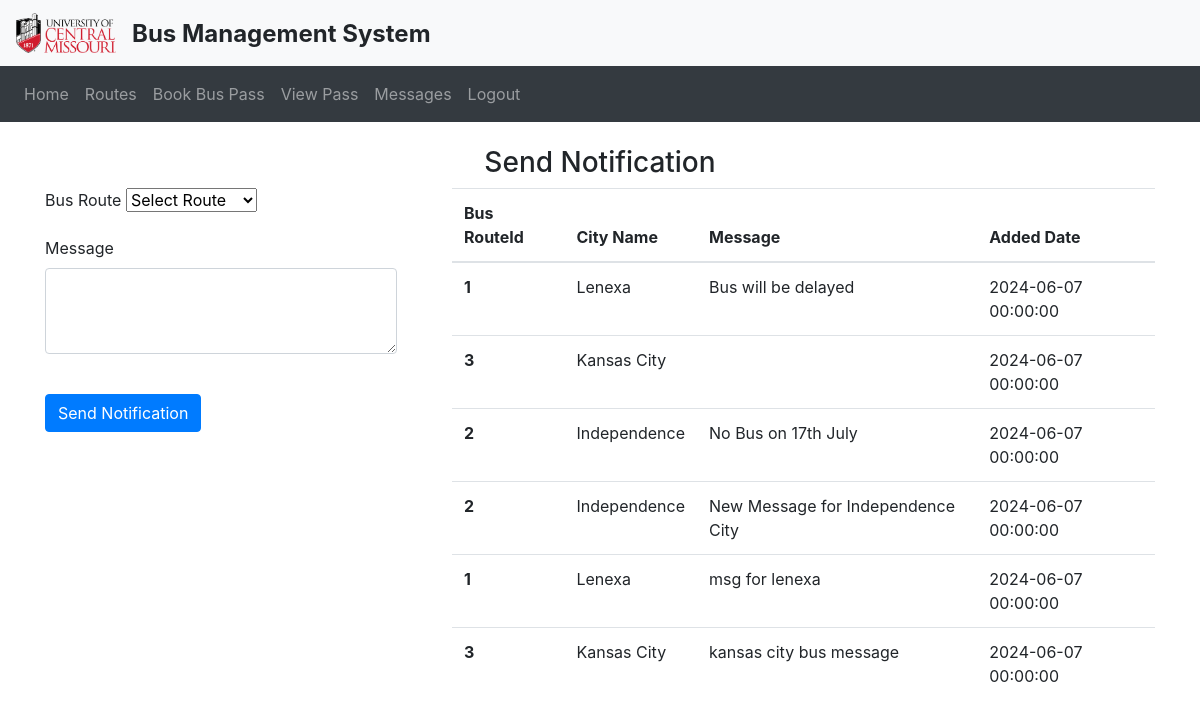
Page /addnotification (signed in) on the earlier database version.
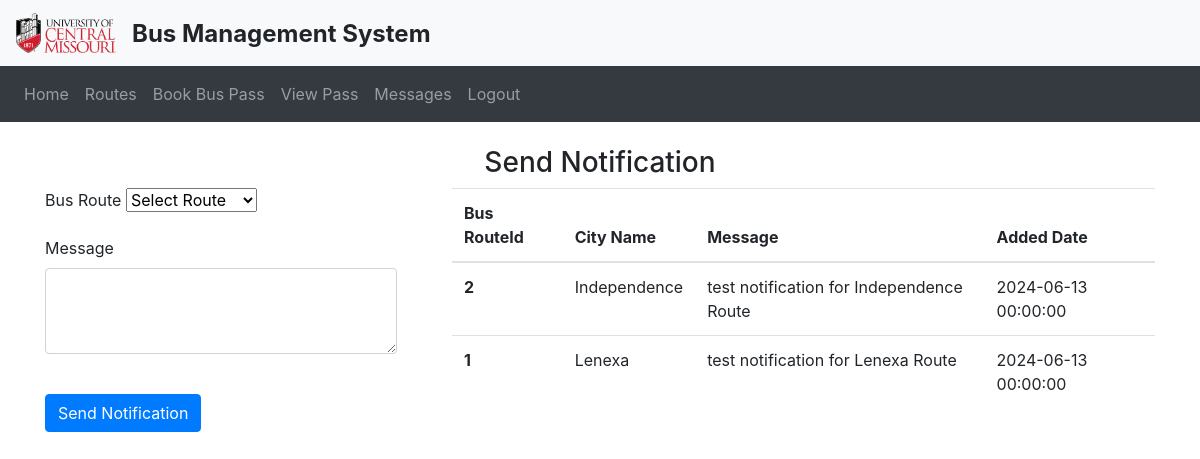
Same page on the later database version.
### website/models.py (models this page shows)
class Notification(db.Model):
    id = db.Column(db.Integer, primary_key=True)
    message = db.Column(db.String(150))
    busrouteid = db.Column(db.Integer, db.ForeignKey('busroute.id'))
    addeddate = db.Column(db.DateTime)

class Busroute(db.Model):
    id = db.Column(db.Integer, primary_key=True)
    cityname = db.Column(db.String(150))
    price = db.Column(db.Integer)

### website/views.py (the view, shortened to what this page needs)
@views.route('/addnotification', methods=['GET','POST'])
@login_required
def addnotifications():
    routes = Busroute.query.all()
    notifications = Notification.query.all()
    routeDico = {}
    for route in routes:
        routeDico[route.id] = route.cityname
    return render_template('addnotification.html', user=current_user, routes = routes, notifications = notifications, routeDico = routeDico)

### website/__init__.py (called while the page is built)
def create_app():
    app = Flask(__name__)
    app.config['SECRET_KEY'] = 'SANDEEP'
    app.config['SQLALCHEMY_DATABASE_URI'] =\
        'sqlite:///' + path.join(basedir, 'database.db')
    db.init_app(app)
    from .views import views
    from .auth import auth
    app.register_blueprint(views, url_prefix='/')
    app.register_blueprint(auth, url_prefix='/')
    from .models import User
    login_manager = LoginManager(app)
    login_manager.login_view = 'auth.login' # type: ignore
    login_manager.init_app(app)
    @login_manager.user_loader
    def load_user(id):
        return User.query.get(int(id))
    with app.app_context():
        create_database()
    return app

### website/templates/addnotification.html (shortened to what this page needs)
{% extends 'base.html' %}
{% block content %}
<form method="POST">
    <h3 align="center">Send Notification</h3>
    <div style="display:flex;gap:5%">
        <div style="width: 50%;">
            <div class="form-group">
                <label for="destination">Bus Route</label>
                <select id="destination" name="destination" class="form-select" aria-label="Default select example">
                  <option selected value="0">Select Route</option>
                </select>
            </div>
            <div class="form-group">
              <label for="message">Message</label>
              <textarea
                class="form-control"
                id="message"
                name="message"
                rows="3">
              </textarea>
            </div>
            <br />
            <button type="submit" class="btn btn-primary">Send Notification</button>
        </div>
        <div style="width: 100%;">
            <table class="table">
                <thead>
                  <tr>
                    <th scope="col">Bus RouteId</th>
                    <th scope="col">City Name</th>
                    <th scope="col">Message</th>
                    <th scope="col">Added Date</th>
                  </tr>
                </thead>
                <tbody>
                  {% for notification in notifications %}
                  <tr>
                    <th scope="row">{{notification.busrouteid}}</th>
                    <td>{{routeDico[notification.busrouteid]}}</td>
                    <td>{{notification.message}}</td>
                    <td>{{notification.addeddate}}</td>
                  </tr>
                  {% endfor %}
                </tbody>
            </table>
        </div>
    </div>
  </form>
{% endblock %}

Differences in the rows shown:
removed Notification: busrouteid "1", busrouteid.cityname "Lenexa", message "Bus will be delayed", addeddate "2024-06-07 00:00:00"
removed Notification: busrouteid "3", busrouteid.cityname "Kansas City", addeddate "2024-06-07 00:00:00"
removed Notification: busrouteid "2", busrouteid.cityname "Independence", message "No Bus on 17th July", addeddate "2024-06-07 00:00:00"
removed Notification: busrouteid "2", busrouteid.cityname "Independence", message "New Message for Independence City", addeddate "2024-06-07 00:00:00"
removed Notification: busrouteid "1", busrouteid.cityname "Lenexa", message "msg for lenexa", addeddate "2024-06-07 00:00:00"
removed Notification: busrouteid "3", busrouteid.cityname "Kansas City", message "kansas city bus message", addeddate "2024-06-07 00:00:00"
added Notification: busrouteid "2", busrouteid.cityname "Independence", message "test notification for Independence Route", addeddate "2024-06-13 00:00:00"
added Notification: busrouteid "1", busrouteid.cityname "Lenexa", message "test notification for Lenexa Route", addeddate "2024-06-13 00:00:00"
